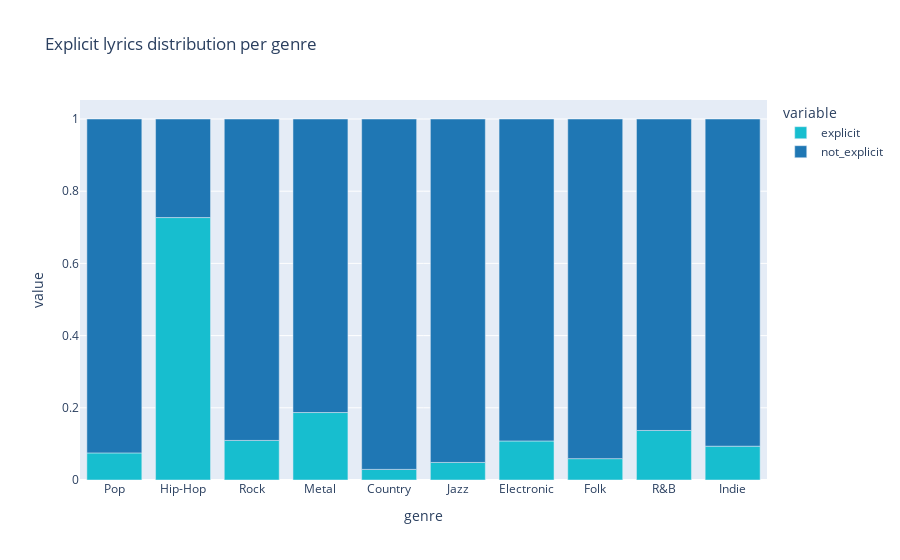

Here is the notebook cell this chart was saved with:
### Code cell
fig = px.bar(values, x="genre", y=["explicit", "not_explicit"], title="Explicit lyrics distribution per genre", color_discrete_map={'not_explicit': '#1F77B4', 'explicit':'#17BECF'})
fig.show()

### Figure 1 — Plotly figure (JSON) as saved in the notebook; plotly's stock layout.template omitted (floating-point values rounded to 4 significant figures)
{"data": [{"alignmentgroup": "True", "hovertemplate": "variable=explicit<br>genre=%{x}<br>value=%{y}<extra></extra>", "legendgroup": "explicit", "marker": {"color": "#17BECF", "pattern": {"shape": ""}}, "name": "explicit", "offsetgroup": "explicit", "orientation": "v", "showlegend": true, "textposition": "auto", "type": "bar", "x": ["Pop", "Hip-Hop", "Rock", "Metal", "Country", "Jazz", "Electronic", "Folk", "R&B", "Indie"], "xaxis": "x", "y": [0.075, 0.727, 0.1096, 0.1869, 0.02938, 0.04862, 0.1082, 0.05916, 0.1372, 0.09363], "yaxis": "y"}, {"alignmentgroup": "True", "hovertemplate": "variable=not_explicit<br>genre=%{x}<br>value=%{y}<extra></extra>", "legendgroup": "not_explicit", "marker": {"color": "#1F77B4", "pattern": {"shape": ""}}, "name": "not_explicit", "offsetgroup": "not_explicit", "orientation": "v", "showlegend": true, "textposition": "auto", "type": "bar", "x": ["Pop", "Hip-Hop", "Rock", "Metal", "Country", "Jazz", "Electronic", "Folk", "R&B", "Indie"], "xaxis": "x", "y": [0.925, 0.273, 0.8904, 0.8131, 0.9706, 0.9514, 0.8918, 0.9408, 0.8628, 0.9064], "yaxis": "y"}], "layout": {"barmode": "relative", "legend": {"title": {"text": "variable"}, "tracegroupgap": 0}, "title": {"text": "Explicit lyrics distribution per genre"}, "xaxis": {"anchor": "y", "domain": [0, 1], "title": {"text": "genre"}}, "yaxis": {"anchor": "x", "domain": [0, 1], "title": {"text": "value"}}}}
